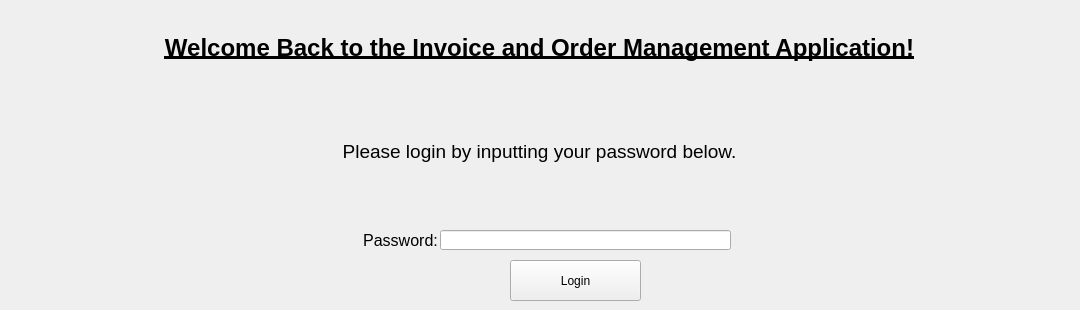
<?xml version="1.0" encoding="UTF-8"?>
<ui version="4.0">
 <class>ui_StartPage</class>
 <widget class="QMainWindow" name="ui_StartPage">
  <property name="geometry">
   <rect>
    <x>0</x>
    <y>0</y>
    <width>1080</width>
    <height>310</height>
   </rect>
  </property>
  <property name="windowTitle">
   <string>MainWindow</string>
  </property>
  <widget class="QWidget" name="centralwidget">
   <widget class="QStackedWidget" name="startPage_stackedWidget">
    <property name="geometry">
     <rect>
      <x>0</x>
      <y>0</y>
      <width>1080</width>
      <height>200</height>
     </rect>
    </property>
    <property name="currentIndex">
     <number>1</number>
    </property>
    <widget class="QWidget" name="startPage_widget_FirstTimeStartup">
     <widget class="QWidget" name="verticalLayoutWidget">
      <property name="geometry">
       <rect>
        <x>-1</x>
        <y>-1</y>
        <width>1081</width>
        <height>201</height>
       </rect>
      </property>
      <layout class="QVBoxLayout" name="ui_vLayout_firstTimeStartup">
       <item>
        <widget class="QLabel" name="ui_label_firstTimeWelcome">
         <property name="sizePolicy">
          <sizepolicy hsizetype="Preferred" vsizetype="Preferred">
           <horstretch>0</horstretch>
           <verstretch>0</verstretch>
          </sizepolicy>
         </property>
         <property name="font">
          <font>
           <pointsize>18</pointsize>
           <weight>75</weight>
           <bold>true</bold>
           <underline>true</underline>
          </font>
         </property>
         <property name="text">
          <string>Welcome to the Invoice and Order Management Application!</string>
         </property>
         <property name="alignment">
          <set>Qt::AlignCenter</set>
         </property>
        </widget>
       </item>
       <item>
        <widget class="QLabel" name="ui_label_firstTimeText">
         <property name="font">
          <font>
           <pointsize>14</pointsize>
          </font>
         </property>
         <property name="text">
          <string>Since this is the first time opening the application, please type in a password below to ensure your data is secure. </string>
         </property>
         <property name="alignment">
          <set>Qt::AlignCenter</set>
         </property>
        </widget>
       </item>
      </layout>
     </widget>
    </widget>
    <widget class="QWidget" name="startPage_widget_welcomeScreen">
     <widget class="QWidget" name="verticalLayoutWidget_2">
      <property name="geometry">
       <rect>
        <x>-1</x>
        <y>-1</y>
        <width>1081</width>
        <height>201</height>
       </rect>
      </property>
      <layout class="QVBoxLayout" name="ui_vLayout_welcomeScreen" stretch="0,0">
       <item>
        <widget class="QLabel" name="ui_label_welcomeScreen">
         <property name="font">
          <font>
           <pointsize>18</pointsize>
           <weight>75</weight>
           <bold>true</bold>
           <underline>true</underline>
          </font>
         </property>
         <property name="text">
          <string>Welcome Back to the Invoice and Order Management Application!</string>
         </property>
         <property name="alignment">
          <set>Qt::AlignCenter</set>
         </property>
        </widget>
       </item>
       <item>
        <widget class="QLabel" name="ui_label_passwordText">
         <property name="font">
          <font>
           <pointsize>14</pointsize>
          </font>
         </property>
         <property name="text">
          <string>Please login by inputting your password below.</string>
         </property>
         <property name="alignment">
          <set>Qt::AlignCenter</set>
         </property>
        </widget>
       </item>
      </layout>
     </widget>
    </widget>
   </widget>
   <widget class="QLineEdit" name="ux_lineEdit_passwordInput">
    <property name="geometry">
     <rect>
      <x>440</x>
      <y>230</y>
      <width>291</width>
      <height>20</height>
     </rect>
    </property>
   </widget>
   <widget class="QLabel" name="ui_label_password">
    <property name="geometry">
     <rect>
      <x>360</x>
      <y>230</y>
      <width>81</width>
      <height>21</height>
     </rect>
    </property>
    <property name="font">
     <font>
      <pointsize>12</pointsize>
     </font>
    </property>
    <property name="text">
     <string>Password:</string>
    </property>
    <property name="alignment">
     <set>Qt::AlignCenter</set>
    </property>
   </widget>
   <widget class="QPushButton" name="ux_pButton_login">
    <property name="geometry">
     <rect>
      <x>510</x>
      <y>260</y>
      <width>131</width>
      <height>41</height>
     </rect>
    </property>
    <property name="text">
     <string>Login</string>
    </property>
   </widget>
  </widget>
 </widget>
 <resources/>
 <connections/>
</ui>
